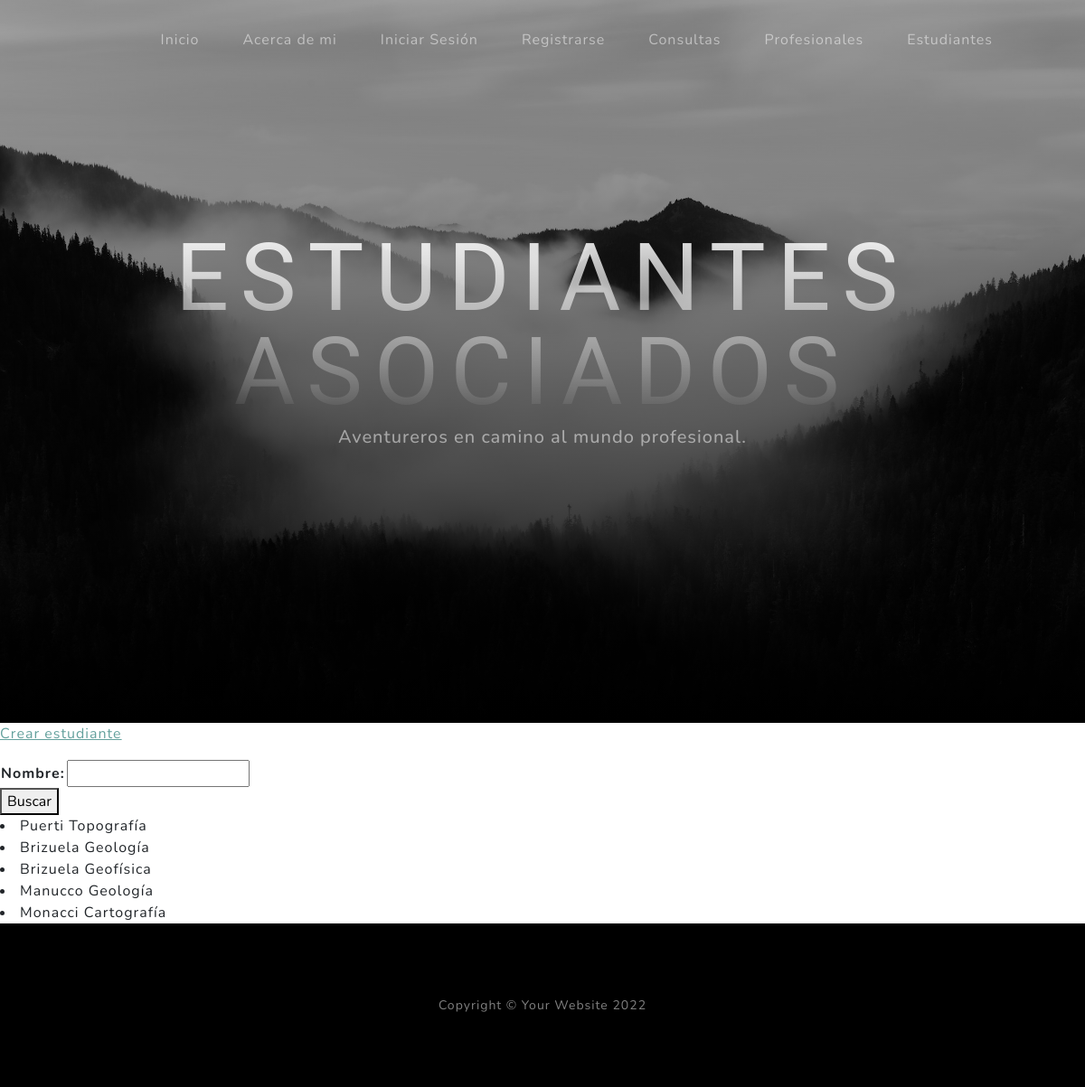
/clases/estudiante/, run on the app's committed database.
### clases/models.py (models this page shows)
class Estudiante (models.Model):
   nombre = models.CharField(max_length=20)
   apellido = models.CharField (max_length=30)
   carrera = models.CharField(max_length=50)
   def __str__ (self):
        return f'{self.apellido} {self.carrera}'

### clases/views.py (the view)
# urls.py: path('estudiante/', views.lista_estudiante, name = 'estudiante'),
def lista_estudiante (request):
    nombre_a_buscar= request.GET.get ('nombre', None)
    if nombre_a_buscar is not None:
        estudiantes = Estudiante.objects.filter (nombre__icontains=nombre_a_buscar)
    else:
        estudiantes = Estudiante.objects.all
    form = EstudianteBusqueda ()
    return render (request, 'clases/lista_estudiante.html', {'form': form, 'estudiantes': estudiantes})

### clases/forms.py
class EstudianteBusqueda (forms.Form):
    nombre = forms.CharField (max_length=20)

### clases/templates/clases/lista_estudiante.html (shortened to what this page needs)
{% extends 'index/index.html' %}
{% block 'header_text_block' %}
    <h1 class="mx-auto my-0 text-uppercase">Estudiantes asociados</h1>
    <h2 class="text-white-50 mx-auto mt-2 mb-5">Aventureros en camino al mundo profesional.</h2>
{% endblock 'header_text_block' %}
{% block 'body_block' %}
  <p>
     <a href={% url 'crear_estudiante' %}>Crear estudiante</a>
  </p>
<form action=''method='get'>
  <table>
    {{form.as_table}}
  </table>
  <button>Buscar</button>
</form>
  {% for estudiantes in estudiantes %}
   <li> {{estudiantes}} </li>
  {% endfor %}
{% endblock 'body_block' %}

### data on the page
Estudiante: apellido+carrera "Puerti Topografía"
Estudiante: apellido+carrera "Brizuela Geología"
Estudiante: apellido+carrera "Brizuela Geofísica"
Estudiante: apellido+carrera "Manucco Geología"
Estudiante: apellido+carrera "Monacci Cartografía"
